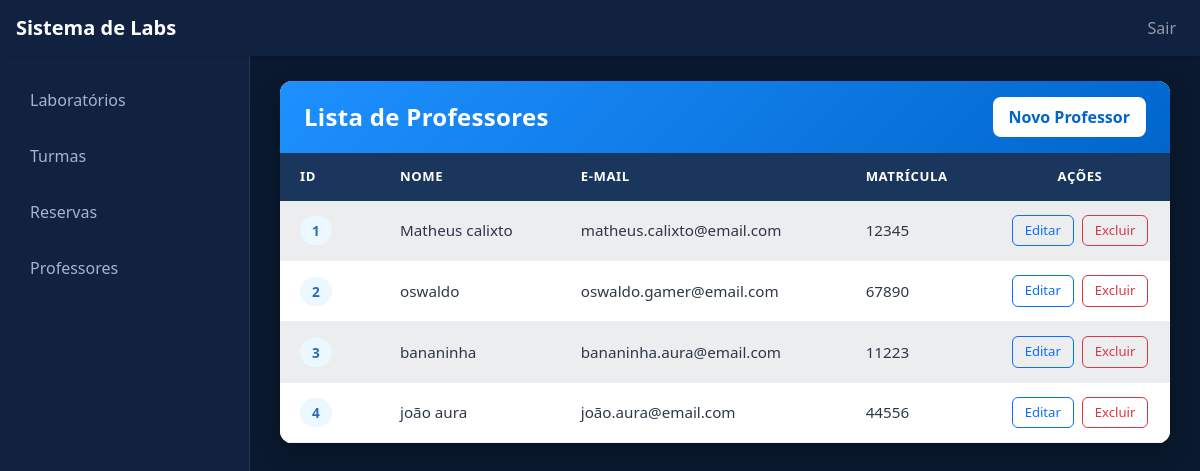
The app's page /professores.php with its own data.
### tables this page shows
create table professores (
  cd_professor int primary key auto_increment not null,
  nm_professor varchar(100) not null,
  ds_email varchar(100),
  ds_matricula varchar(20)
);

### professores.php (the view, shortened to what this page needs)
<?php
require_once("conexao.php");
$id = $_GET['cd'] ?? null;
if ($id) {
    $sql = "SELECT * FROM professores WHERE cd_professor = ?";
    $stmt = mysqli_prepare($conexao, $sql);
    mysqli_stmt_bind_param($stmt, "i", $id);
    mysqli_stmt_execute($stmt);
    $resultado = mysqli_stmt_get_result($stmt);
} else {
    $sql = "SELECT * FROM professores";
    $resultado = mysqli_query($conexao, $sql);
}
?>
<!DOCTYPE html>
<html lang="pt-br">
<head>
    <link href="https://cdn.jsdelivr.net/npm/bootstrap@5.3.3/dist/css/bootstrap.min.css" rel="stylesheet">
</head>
<body>
    <nav class="navbar navbar-expand-lg navbar-dark fixed-top shadow-sm">
        <div class="container-fluid px-3">
            <a class="navbar-brand fw-bold" href="#">Sistema de Labs</a>
            <div class="collapse navbar-collapse" id="navbarNav">
                <ul class="navbar-nav ms-auto">
                    <li class="nav-item">
                        <a class="nav-link" href="#">Sair</a>
                    </li>
                </ul>
            </div>
        </div>
    </nav>
   <div class="sidebar">
    <ul class="nav flex-column pt-3">
        <li class="nav-item">
            <a class="nav-link " href="index.php">
                Laboratórios
            </a>
        </li>
        <li class="nav-item">
            <a class="nav-link " href="turma.php">
                Turmas
            </a>
        </li>
        <li class="nav-item">
            <a class="nav-link " href="reserva.php">
                Reservas
            </a>
        </li>
        <li class="nav-item">
            <a class="nav-link <?= $pagina == 'professores.php' ? 'active' : '' ?>" href="professores.php">
                Professores
            </a>
        </li>
    </ul>
</div>
    <div class="main-content">
        <div class="row">
            <div class="col-12">
                <div class="card">
                    <div class="card-header text-white d-flex justify-content-between align-items-center">
                        <h4 class="mb-0">Lista de Professores</h4>
                        <a href="cadastrar_professor.php" class="btn btn-novo">
                             Novo Professor
                        </a>
                    </div>
                    <div class="card-body p-0">
                        <?php if (mysqli_num_rows($resultado) > 0): ?>
                            <div class="table-responsive">
                                <table class="table table-striped table-hover align-middle mb-0">
                                    <thead>
                                        <tr>
                                            <th style="width: 100px;">ID</th>
                                            <th>Nome</th>
                                            <th>E-mail</th>
                                            <th>Matrícula</th>
                                            <th style="width: 180px;" class="text-center">Ações</th>
                                        </tr>
                                    </thead>
                                    <tbody>
                                        <?php while ($linha = mysqli_fetch_assoc($resultado)): ?>
                                            <tr>
                                                <td>
                                                    <span class="badge-id">
                                                        <?= htmlspecialchars($linha['cd_professor']) ?>
                                                    </span>
                                                </td>
                                                <td class="fw-medium">
                                                    <?= htmlspecialchars($linha['nm_professor']) ?>
                                                </td>
                                                <td>
                                                    <?= htmlspecialchars($linha['ds_email']) ?>
                                                </td>
                                                <td>
                                                    <?= htmlspecialchars($linha['ds_matricula']) ?>
                                                </td>
                                                <td class="text-center">
                                                    <a href="editar_prof.php?cd=<?= $linha['cd_professor'] ?>"
                                                       class="btn btn-outline-primary btn-action me-1">
                                                        Editar
                                                    </a>
                                                    <a href="excluir_prof.php?cd=<?= $linha['cd_professor'] ?>"
                                                       class="btn btn-outline-danger btn-action"
                                                       onclick="return confirm('Tem certeza que deseja excluir este professor?')">
                                                        Excluir
                                                    </a>
                                                </td>
                                            </tr>
                                        <?php endwhile; ?>
                                    </tbody>
                                </table>
                            </div>
                        <?php endif; ?>
                    </div>
                </div>
            </div>
        </div>
    </div>
</body>
</html>

### professores.php (style rules this page uses)
body { background-color: #0a192f; min-height: 100vh; overflow-x: hidden; padding-top: 56px; }
.navbar { background-color: #112240 !important; height: 56px; z-index: 1030; }
.sidebar { width: 250px; height: calc(100vh - 56px); background-color: #112240; position: fixed; top: 56px; left: 0; border-right: 1px solid #1e3a5f; overflow-y: auto; }
.sidebar .nav-link { color: #a8b2d1; padding: 12px 20px; margin: 4px 10px; border-radius: 8px; transition: all 0.2s; }
.main-content { margin-left: 250px; padding: 25px 30px; min-height: calc(100vh - 56px); }
.card { border: none; border-radius: 12px; background-color: #ffffff; overflow: hidden; box-shadow: 0 8px 25px rgba(0, 0, 0, 0.25); }
.card-header { background: linear-gradient(135deg, #1e90ff, #0066cc); border: none; padding: 16px 24px; }
.card-header h4 { font-weight: 600; letter-spacing: 0.3px; margin: 0; }
.table { margin-bottom: 0; }
.table thead th { background-color: #1a365d; color: #ffffff; font-weight: 600; text-transform: uppercase; font-size: 0.82rem; letter-spacing: 0.6px; padding: 14px 20px; border: none; }
.table tbody td { padding: 14px 20px; vertical-align: middle; border-color: #eef2f7; color: #2d3748; font-size: 0.95rem; }
.table tbody tr { transition: background-color 0.15s ease; }
.table-striped > tbody > tr:nth-of-type(odd) > * { background-color: #f8fafc; }
.badge-id { background-color: #ebf8ff; color: #2b6cb0; font-weight: 600; padding: 5px 12px; border-radius: 50px; font-size: 0.85rem; }
.btn-action { padding: 5px 12px; font-size: 0.82rem; border-radius: 6px; font-weight: 500; }
.btn-novo { background-color: #ffffff; color: #0066cc; font-weight: 600; border: none; padding: 8px 16px; border-radius: 8px; transition: all 0.2s; }

### records on screen
professores: cd_professor "1", nm_professor "Matheus calixto", ds_email "matheus.calixto@email.com", ds_matricula "12345"
professores: cd_professor "2", nm_professor "oswaldo", ds_email "oswaldo.gamer@email.com", ds_matricula "67890"
professores: cd_professor "3", nm_professor "bananinha", ds_email "bananinha.aura@email.com", ds_matricula "11223"
professores: cd_professor "4", nm_professor "joão aura", ds_email "joão.aura@email.com", ds_matricula "44556"
